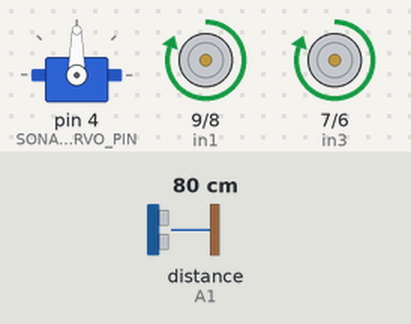
Recording of a sketch running on a simulated Arduino Uno, built with avr-gcc and run on an emulated ATmega328P. Parts: servo, motor-driver pin pairs drawn as motors (green arrow = first pin HIGH = forward, orange = second pin HIGH = backward, longer = more drive, scaled by the enable pin). The inputs (shaded band) are chosen by the test bench; at power-on: distance to the obstacle (sensor on A1) 80 cm. The echo pulse lasts 58.3 µs per cm.

Above: at 1.2 s.
1.3 s: distance to the obstacle (sensor on A1) set to 22 cm
2.8 s: distance to the obstacle (sensor on A1) set to 17 cm
At 3.6 s:
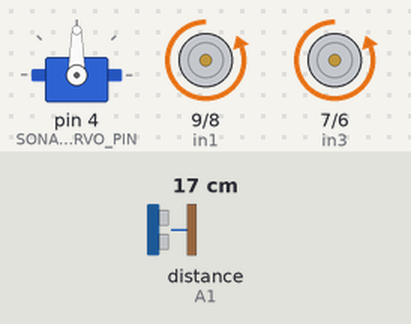
At 4.8 s:
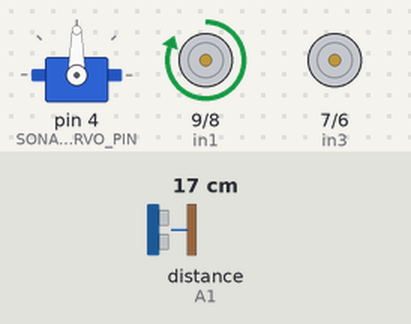
7.7 s: distance to the obstacle (sensor on A1) set to 2 cm
At 8.75 s:
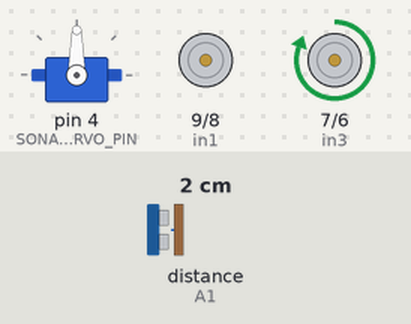
Timing chart, 0 to 11.7 s (numbered marks = the images above; inputs shaded):
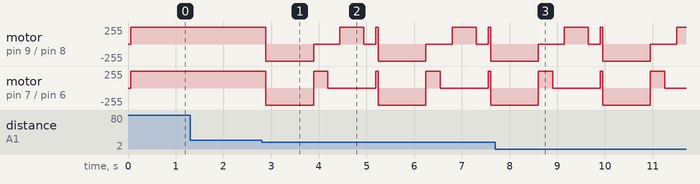

The sketch:

Carro_autonomo_arduino.ino
```cpp
//Carro desviando de obstáculos

#include <Servo.h>
#include "NewPing.h"


//Pinos no Sensor Shield v5.0
#define SONAR_SERVO_PIN 4
#define TRIGGER_PIN     A0
#define ECHO_PIN        A1

#define MAX_DISTANCE    200

NewPing sonar(TRIGGER_PIN, ECHO_PIN, MAX_DISTANCE);
Servo myServo;

//Motor A (Lado Direito)
const int enA = 10;
const int in1 = 9;
const int in2 = 8;

//Motor B (Lado Esquerdo)
const int enB = 5;
const int in3 = 7;
const int in4 = 6;

const int triggerDistance = 20;

//Variaveis
unsigned int time;   // Armazena o tempo da onda ultrassônica
int distance;        // Armazena a distância calculada a partir do sensor
int fDistance;      //  Armazena a distância na frente do robô
int eDistance;      //  Armazena a distância no lado esquerdo do robô
int dDistance;      //  Armazena a distância no lado direito do robô


char dist[3];
char rot[3];
int rotation = 0;
String output = "";


void setup()
{
  pinMode (TRIGGER_PIN, OUTPUT);
  pinMode (ECHO_PIN, INPUT);
  myServo.attach(SONAR_SERVO_PIN);  // Anexa o Servo ao objeto Servo

  // Controle de saída do motor
  pinMode(enA, OUTPUT);
  pinMode(enB, OUTPUT);
  pinMode(in1, OUTPUT);
  pinMode(in2, OUTPUT);
  pinMode(in3, OUTPUT);
  pinMode(in4, OUTPUT);
}

void loop(){
  scan();                                //Obter a distância recuperada
  fDistance = distance;
  if(fDistance < triggerDistance){
    paratras(255);
    delay(1000);
    direita(255);
    delay(300);
    parar();
    scan();
    dDistance = distance;
    esquerda(255);
    delay(500);
    parar();
    scan();
    eDistance = distance;
    if(eDistance < dDistance){
      direita(255);
      delay(1000);
      parafrente(255);
    }
    else{
      parafrente(255);
    }
  }
  else{
    parafrente(255);
  }
}

void scan(){
  int deg = 90;
  myServo.write(deg);
  delay(10);

  time = sonar.ping();
  distance = time / US_ROUNDTRIP_CM; //ping
  delay(10);
  if(distance <= 0){
    distance = triggerDistance;
  }

  delay(30);
}

void parafrente(int speed)
{
  // turn on motor A
  digitalWrite(in1, HIGH);
  digitalWrite(in2, LOW);

  // turn on motor B
  digitalWrite(in3, HIGH);
  digitalWrite(in4, LOW);

  analogWrite(enA, speed);
  analogWrite(enB, speed);
}

void paratras(int speed)
{
  // turn on motor A
  digitalWrite(in1, LOW);
  digitalWrite(in2, HIGH);

  // turn on motor B
  digitalWrite(in3, LOW);
  digitalWrite(in4, HIGH);

  analogWrite(enA, speed);
  analogWrite(enB, speed);
}

void direita(int speed)
{
  // on motor A
  digitalWrite(in1, LOW);
  digitalWrite(in2, LOW);

  // off motor B
  digitalWrite(in3, HIGH);
  digitalWrite(in4, LOW);

  analogWrite(enA, speed);
  analogWrite(enB, speed);
}

void esquerda(int speed)
{
  // on motor A
  digitalWrite(in1, HIGH);
  digitalWrite(in2, LOW);

  // off motor B
  digitalWrite(in3, LOW);
  digitalWrite(in4, LOW);

  analogWrite(enA, speed);
  analogWrite(enB, speed);
}

void parar()
{
  digitalWrite(in1, LOW);
  digitalWrite(in2, LOW);
  digitalWrite(in3, LOW);
  digitalWrite(in4, LOW);

  delay(200);
}
```

Measured:
- the behaviour switches between 20 and 19 cm on distance to the obstacle (sensor on A1) (found by bisection; images 0 and 1)
- after the input at 1.3 s, every drawn part: stays the same
- after the input at 2.8 s, motor on pin 9 (in1) / pin 8 (in2): forward 255/255 → backward 255/255 after 0.09 s, → stopped 1.0 s later, → forward 255/255 0.55 s later, → stopped 0.50 s later, … (11 changes in this stretch)
